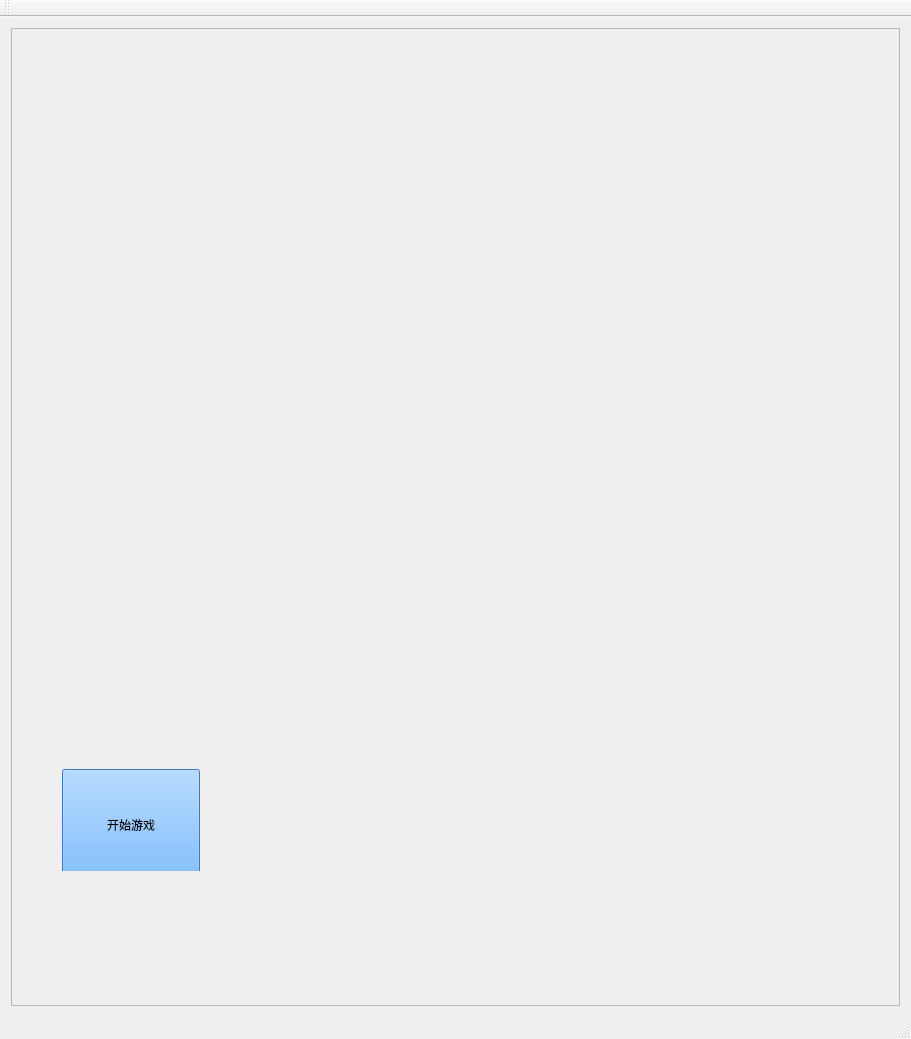
<?xml version="1.0" encoding="UTF-8"?>
<ui version="4.0">
 <class>welcome</class>
 <widget class="QMainWindow" name="welcome">
  <property name="geometry">
   <rect>
    <x>0</x>
    <y>0</y>
    <width>911</width>
    <height>1039</height>
   </rect>
  </property>
  <property name="windowTitle">
   <string>welcome</string>
  </property>
  <widget class="QWidget" name="centralWidget">
   <layout class="QGridLayout" name="gridLayout">
    <item row="0" column="0">
     <widget class="QFrame" name="frame">
      <property name="styleSheet">
       <string notr="true">
#frame{background-image: url(:/new/prefix1/images/QQ图片20200920202953.png);}</string>
      </property>
      <property name="frameShape">
       <enum>QFrame::StyledPanel</enum>
      </property>
      <property name="frameShadow">
       <enum>QFrame::Raised</enum>
      </property>
      <widget class="QWidget" name="gridLayoutWidget">
       <property name="geometry">
        <rect>
         <x>40</x>
         <y>730</y>
         <width>160</width>
         <height>113</height>
        </rect>
       </property>
       <layout class="QGridLayout" name="gridLayout_2">
        <item row="0" column="0">
         <widget class="QPushButton" name="enter">
          <property name="minimumSize">
           <size>
            <width>0</width>
            <height>111</height>
           </size>
          </property>
          <property name="styleSheet">
           <string notr="true">background-color: rgb(85, 170, 255);
font: 20pt &quot;华文行楷&quot;;</string>
          </property>
          <property name="text">
           <string>开始游戏</string>
          </property>
         </widget>
        </item>
       </layout>
      </widget>
     </widget>
    </item>
   </layout>
  </widget>
  <widget class="QMenuBar" name="menuBar">
   <property name="geometry">
    <rect>
     <x>0</x>
     <y>0</y>
     <width>911</width>
     <height>17</height>
    </rect>
   </property>
  </widget>
  <widget class="QToolBar" name="mainToolBar">
   <attribute name="toolBarArea">
    <enum>TopToolBarArea</enum>
   </attribute>
   <attribute name="toolBarBreak">
    <bool>false</bool>
   </attribute>
  </widget>
  <widget class="QStatusBar" name="statusBar"/>
 </widget>
 <layoutdefault spacing="6" margin="11"/>
 <resources/>
 <connections/>
</ui>
